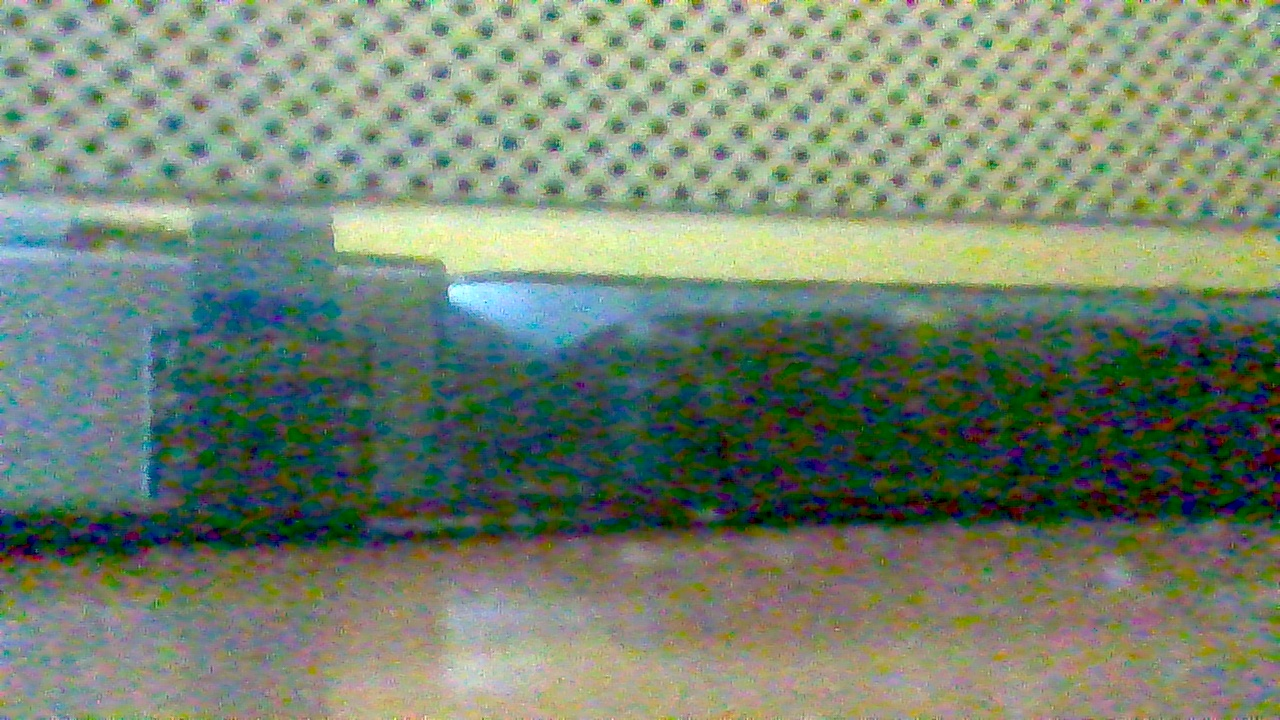
#> input picture a.jpg, 1280 x 720 px, found by its file name
$ python app.py
#> lines starting #> are read from the running program, lines starting #| are printed output that depends on the picture; after the words box and inside, x2 and y2 are one past the last pixel; in counts of white or black regions, pixels touching at a corner belong together
### Utils/Color.py
import cv2
import numpy as np


# boudaries in BGR
COLORS = {
	"red":([17, 15, 100], [70, 70, 255]), #red
	"blue":([86, 31, 4], [250, 88, 50]), #blue
	"yellow":([0, 146, 190], [62, 250, 250]),#yellow
	"white":([225,225,225],[255,255,255]),
	"black":([10,10,10],[10,10,10])

}

def count_nonblack_np(img):
    """Return the number of pixels in img that are not black.
    img must be a Numpy array with colour values along the last axis.

    """
    return img.any(axis=-1).sum()
def extract_color(img,visualize=False):
	'''

	:param img: BGR image
	:param visualize: shows the resulting frame in a window
	:return: Name of the color
	'''


	max_ratio =0
	max_color="black"

	for key in COLORS:
		lower,upper=COLORS[key]
		# create NumPy arrays from the boundaries
		lower = np.array(lower, dtype="uint8")
		upper = np.array(upper, dtype="uint8")

		# find the colors within the specified boundaries and apply
		# the mask
		mask = cv2.inRange(img, lower, upper)
		output = cv2.bitwise_and(img, img, mask=mask)

		tot_pix = count_nonblack_np(img)
		color_pix = count_nonblack_np(output)
		ratio = round(color_pix / tot_pix * 100,3)

		if(ratio>max_ratio):
			max_ratio=ratio
			max_color=key

		if(visualize):
			# show the images

			print(ratio)
			cv2.imshow("images", np.hstack([img, output]))
			cv2.waitKey(0)
	return max_color,COLORS[max_color]

### app.py
from Utils.Color import extract_color
import cv2
import time

import sys

if __name__ == '__main__':


    img = cv2.imread('test_images/a.jpg')
#> img is the input picture: shape (720, 1280, 3); mean B, G, R 111.8, 131, 116.6
    H,W,C=img.shape
#> H = 720; W = 1280; C = 3


    # img = img[0:int(H/2),:]

    now = time.time()
    # cv2.resize(img,(0,0),fx=0.5,fy=0.5)
    # img = cv2.GaussianBlur(img, (5, 5), cv2.BORDER_DEFAULT)
    print(time.time() - now)

    ans=extract_color(img,visualize=True)
#> the loop in extract_color, `for key in COLORS:` made 5 passes
#> (color_pix, ratio, max_ratio) on passes 1 to 2: (330, 0.036, 0.036), (10881, 1.18, 1.18)
#> (color_pix, ratio) on passes 3 to 5: (69, 0.007), (34, 0.004), (0, 0)
#| 0.036
#| 1.181
#| 0.007
#| 0.004
#| 0.0
#> pass 1, in extract_color, `mask = cv2.inRange(img, lower, upper)`:
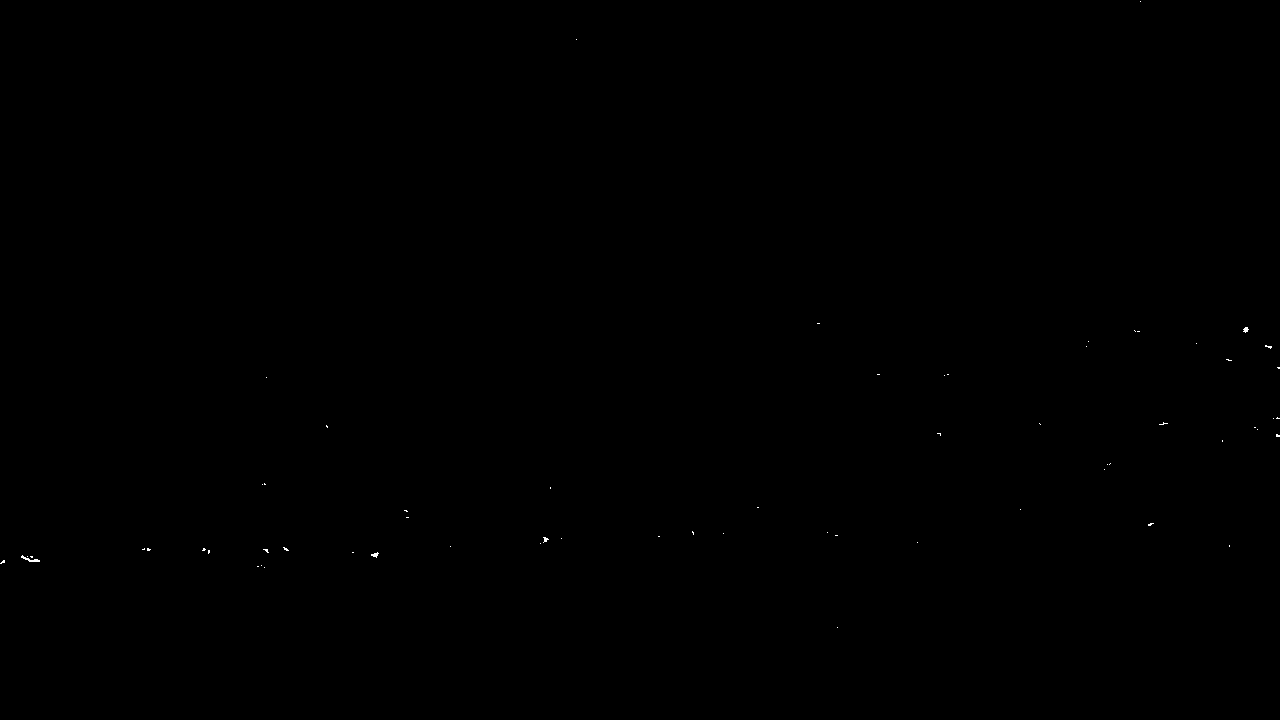
#> mask: shape (720, 1280); 0.04% white in thin lines or dots, all inside (x1, y1, x2, y2) = (0, 1, 1280, 628)
#> pass 1, in extract_color, `cv2.imshow("images", np.hstack([img, output]))`:
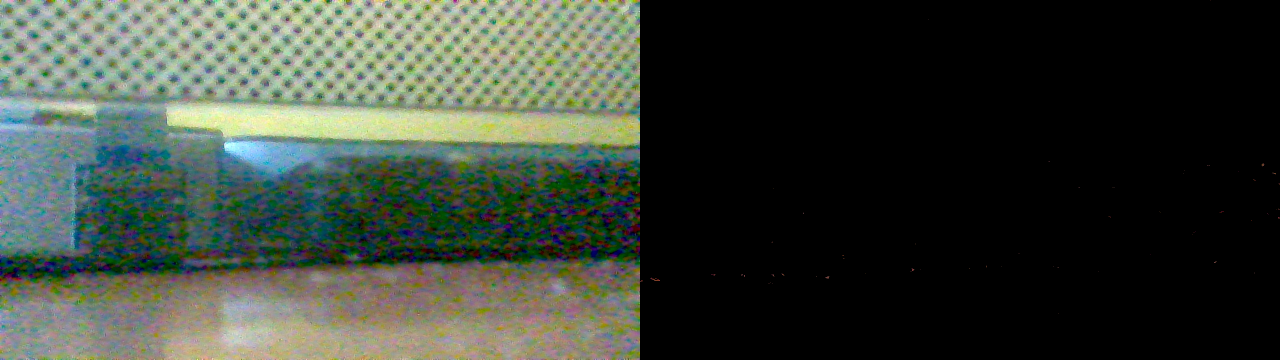
#> window 'images': shape (720, 2560, 3) (shown at 1/2 size); mean B, G, R 55.9, 65.5, 58.3
#> pass 2, in extract_color, `mask = cv2.inRange(img, lower, upper)`:
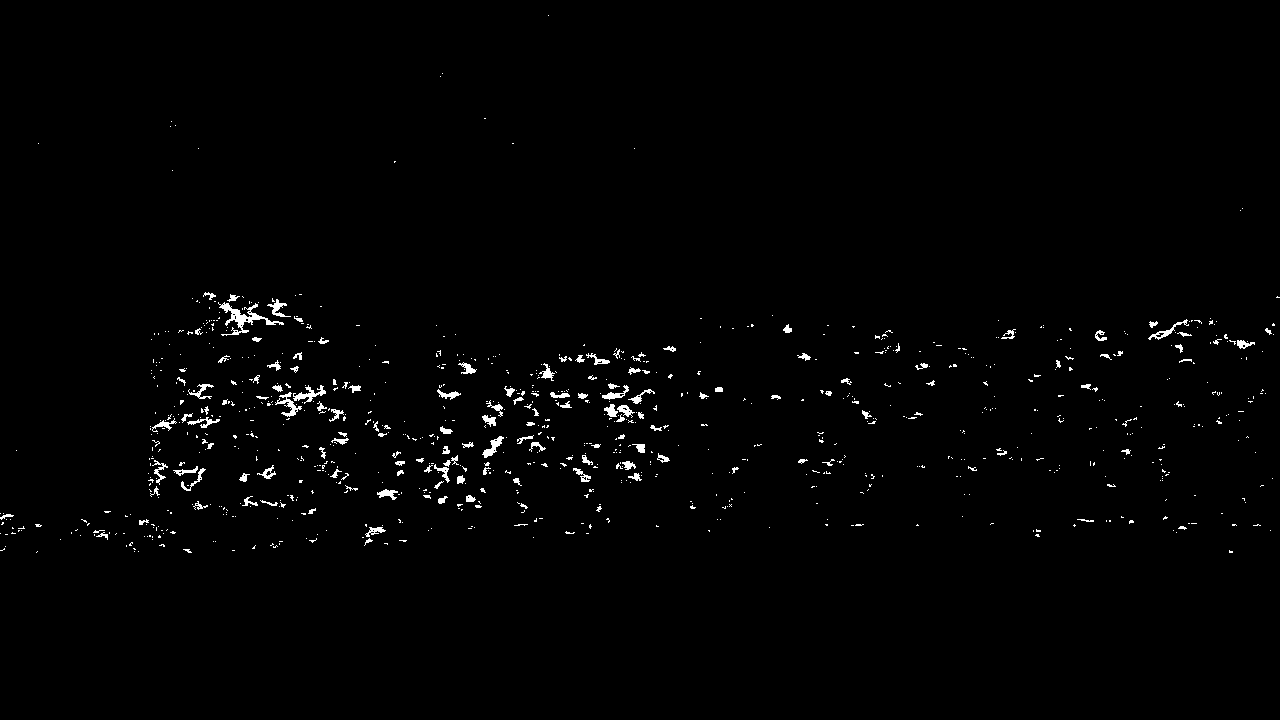
#> mask: shape (720, 1280); 1.2% white in thin lines or dots, all inside (x1, y1, x2, y2) = (0, 15, 1280, 553)
#> after the loop in extract_color, `for key in COLORS:`: output: shape (720, 1280, 3); every value is 0
#> after the loop in extract_color, `for key in COLORS:`: max_color = 'blue'; max_ratio = 1.18
#> ans = ('blue', ([86, 31, 4], [250, 88, 50]))
    print(ans)
#| ('blue', ([86, 31, 4], [250, 88, 50]))
